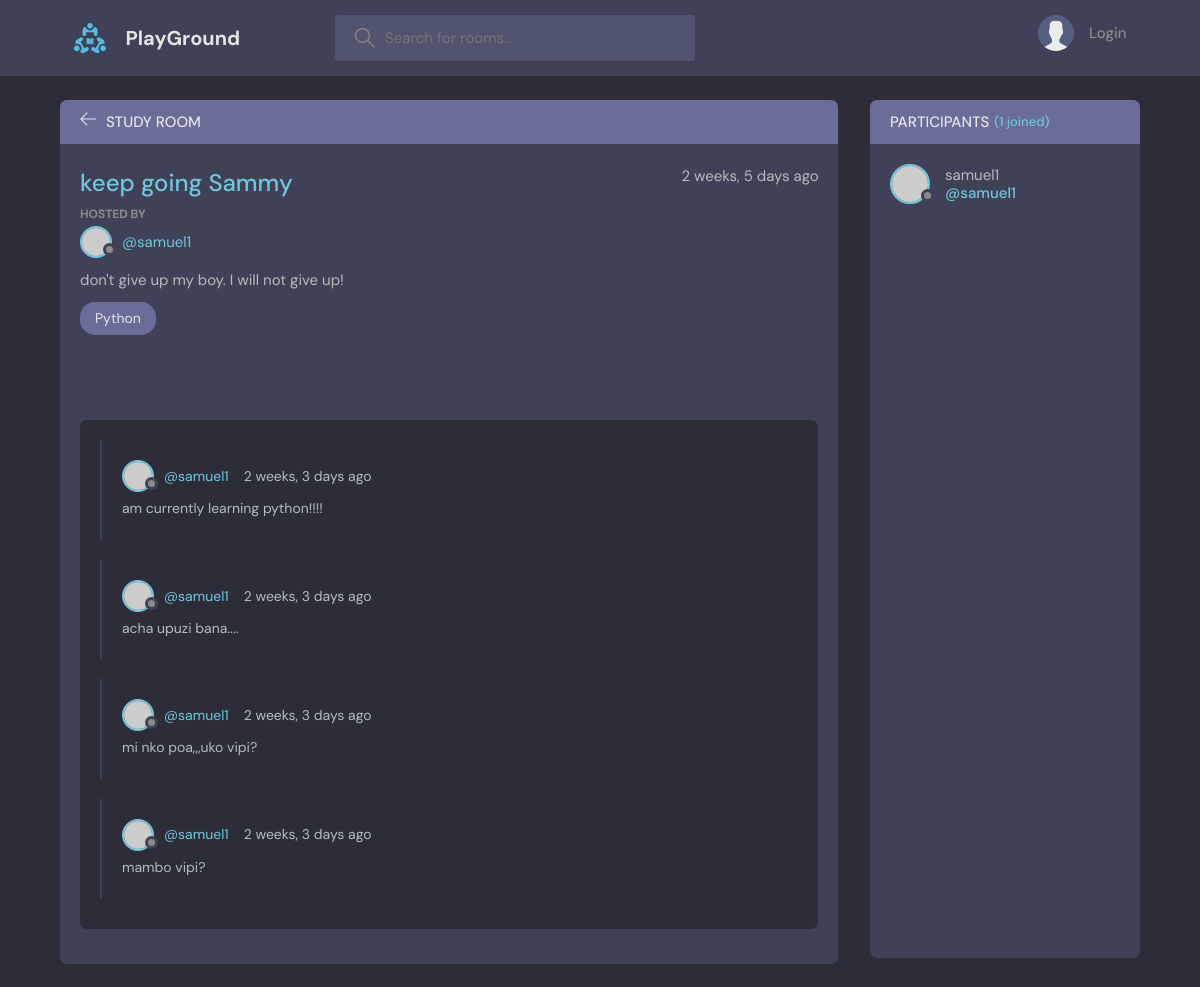
Page /room/6/ on the committed database.
### base/models.py (models this page shows, shortened)
class Room(models.Model):
    host = models.ForeignKey(User, on_delete=models.SET_NULL, null=True)
    topic = models.ForeignKey(Topic, on_delete=models.SET_NULL, null=True)
    name = models.CharField(max_length=200)
    description = models.TextField(null=True, blank=True)
    participants = models.ManyToManyField(User, related_name='participants', blank=True)
    updated = models.DateTimeField(auto_now=True)
    created = models.DateTimeField(auto_now_add=True)
    class Meta:
        ordering = ['-updated', '-created']

class Topic(models.Model):
    name = models.CharField(max_length=200)

class Message(models.Model):
    user = models.ForeignKey(User, on_delete=models.CASCADE)
    room = models.ForeignKey(Room, on_delete=models.CASCADE)
    body = models.TextField()
    updated = models.DateTimeField(auto_now=True)
    created = models.DateTimeField(auto_now_add=True)
    class Meta:
        ordering = ['-updated', '-created']

### base/views.py (the view, shortened to what this page needs)
# urls.py: path('room/<str:pk>/', views.room, name="room"),
def room(request, pk):
    room = Room.objects.get(id=pk)
    room_messages = room.message_set.all().order_by('-created')
    participants = room.participants.all()
    return render(request, "base/room.html", {'room': room, 'room_messages': room_messages, 'participants': participants})

### base/templates/base/room.html (shortened to what this page needs)
{% extends 'main.html' %}
{% block content %}
    <main class="profile-page layout layout--2">
      <div class="container">
        <div class="room">
          <div class="room__top">
            <div class="room__topLeft">
              <a href="{% url 'home' %}">
                <svg version="1.1" xmlns="http://www.w3.org/2000/svg" width="32" height="32" viewBox="0 0 32 32">
                  <title>arrow-left</title>
                  <path
                    d="M13.723 2.286l-13.723 13.714 13.719 13.714 1.616-1.611-10.96-10.96h27.625v-2.286h-27.625l10.965-10.965-1.616-1.607z"
                  ></path>
                </svg>
              </a>
              <h3>Study Room</h3>
            </div>
          </div>
          <div class="room__box scroll">
            <div class="room__header scroll">
              <div class="room__info">
                <h3>{{room.name}}</h3>
                <span>{{room.created|timesince}} ago</span>
              </div>
              <div class="room__hosted">
                <p>Hosted By</p>
                <a href="{% url 'profile' room.host.id %}" class="room__author">
                  <div class="avatar avatar--small">
                    <img src="https://randomuser.me/api/portraits/men/37.jpg" />
                  </div>
                  <span>@{{room.host.username}}</span>
                </a>
              </div>
              <div class="room__details">
                <p>{{room.description}}</p>
              </div>
              <span class="room__topics">{{room.topic.name}}</span>
            </div>
            <div class="room__conversation">
              <div class="threads scroll">
                {% for message in room_messages %}
                <div class="thread">
                  <div class="thread__top">
                    <div class="thread__author">
                      <a href="{% url 'profile' message.user.id %}" class="thread__authorInfo">
                        <div class="avatar avatar--small">
                          <img src="https://randomuser.me/api/portraits/men/37.jpg" />
                        </div>
                        <span>@{{message.user.username}}</span>
                      </a>
                      <span class="thread__date">{{message.created|timesince}} ago</span>
                    </div>
                  </div>
                  <div class="thread__details">
                    <p>{{message.body}}</p>
                  </div>
                </div>
                {% endfor %}
              </div>
            </div>
          </div>
        </div>
        <div class="participants">
          <h3 class="participants__top">Participants <span>({{room.participants.all.count}} joined)</span></h3>
          <div class="participants__list scroll">
             {% for user in participants %}
            <a href="{% url 'profile' user.id %}" class="participant">
              <div class="avatar avatar--medium">
                <img src="https://randomuser.me/api/portraits/men/37.jpg" />
              </div>
              <p>
                {{user.username}}
                <span>@{{user.username}}</span>
              </p>
            </a>
            {% endfor %}
          </div>
        </div>
      </div>
    </main>
{% endblock content %}

### rows in the picture
Room: name "keep going Sammy", created "2 weeks, 5 days", host.username "samuel1", description "don't give up my boy. I will not give up!", topic.name "Python", participants.all.count "1"
Message: user.username "samuel1", created "2 weeks, 3 days", body "am currently learning python!!!!"
Message: user.username "samuel1", created "2 weeks, 3 days", body "acha upuzi bana...."
Message: user.username "samuel1", created "2 weeks, 3 days", body "mi nko poa,,,uko vipi?"
Message: user.username "samuel1", created "2 weeks, 3 days", body "mambo vipi?"

### other values in the picture
{{ user.username }} "samuel1"
